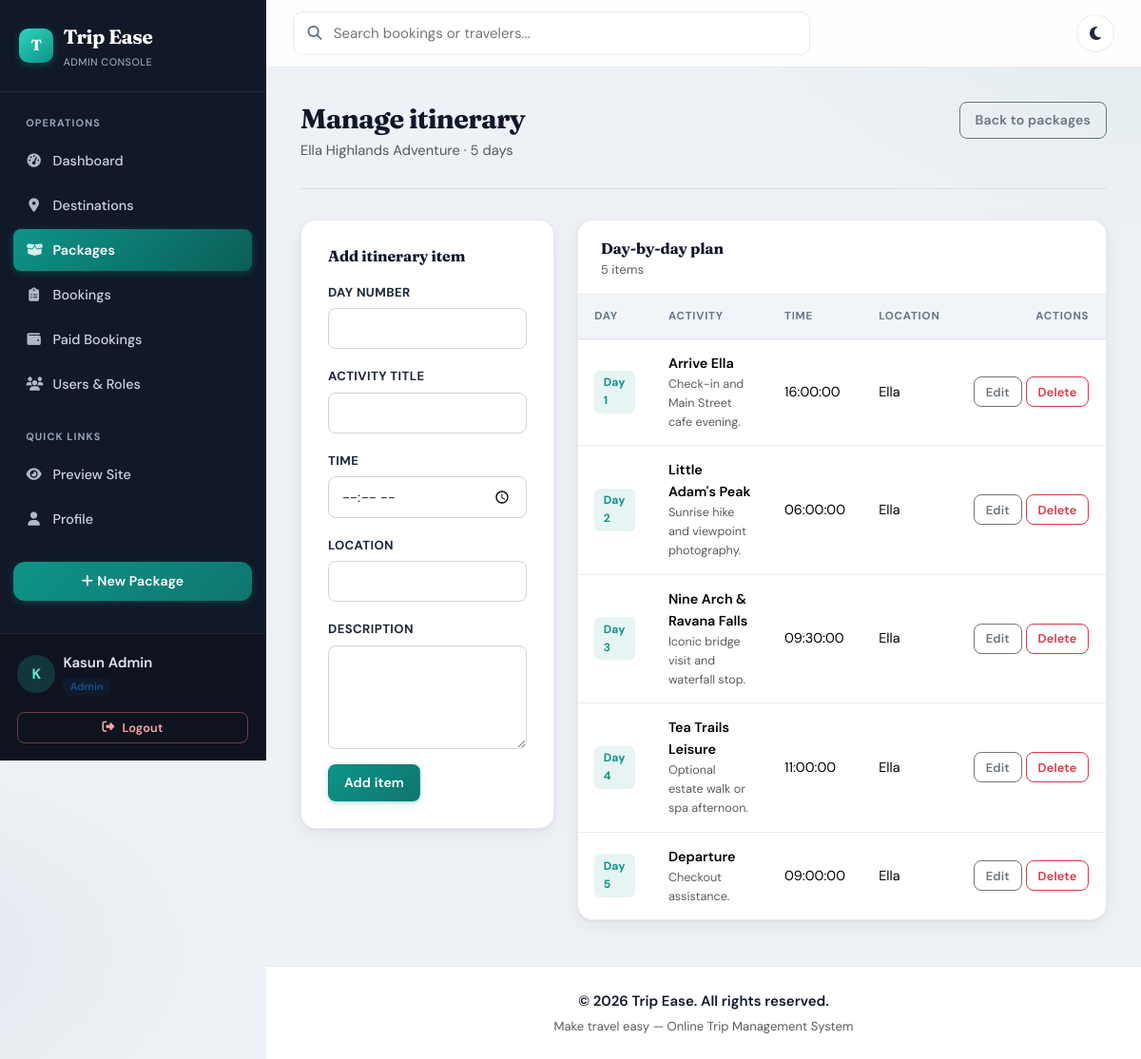
Page /admin/itineraries/manage.php?package_id=4 (signed in) on the committed database.
### tables this page shows
CREATE TABLE IF NOT EXISTS packages (
    package_id INT AUTO_INCREMENT PRIMARY KEY,
    title VARCHAR(180) NOT NULL,
    description TEXT NOT NULL,
    price DECIMAL(10,2) NOT NULL DEFAULT 0.00,
    duration_days INT NOT NULL,
    max_participants INT NOT NULL DEFAULT 1,
    available_slots INT NOT NULL DEFAULT 1,
    image VARCHAR(255) NULL,
    inclusions TEXT NULL,
    exclusions TEXT NULL,
    start_date DATE NULL,
    end_date DATE NULL,
    created_by INT NOT NULL,
    status ENUM('active', 'inactive') NOT NULL DEFAULT 'active',
    created_at TIMESTAMP NOT NULL DEFAULT CURRENT_TIMESTAMP,
    updated_at TIMESTAMP NOT NULL DEFAULT CURRENT_TIMESTAMP ON UPDATE CURRENT_TIMESTAMP,
    CONSTRAINT fk_packages_created_by FOREIGN KEY (created_by) REFERENCES users(user_id) ON DELETE RESTRICT
);

CREATE TABLE IF NOT EXISTS itineraries (
    itinerary_id INT AUTO_INCREMENT PRIMARY KEY,
    package_id INT NOT NULL,
    day_number INT NOT NULL,
    activity_title VARCHAR(180) NOT NULL,
    description TEXT NULL,
    activity_time TIME NULL,
    location VARCHAR(180) NULL,
    created_at TIMESTAMP NOT NULL DEFAULT CURRENT_TIMESTAMP,
    updated_at TIMESTAMP NOT NULL DEFAULT CURRENT_TIMESTAMP ON UPDATE CURRENT_TIMESTAMP,
    CONSTRAINT fk_itineraries_package FOREIGN KEY (package_id) REFERENCES packages(package_id) ON DELETE CASCADE
);

### includes/app.php (called while the page is built, shortened)
<?php
function appUrl(string $path = ""): string
{
    $base = rtrim(APP_BASE_PATH, "/");
    return $base . "/" . ltrim($path, "/");
}

### admin/itineraries/manage.php (the view, shortened to what this page needs)
<?php
require_once __DIR__ . "/../../includes/header.php";
$packageId = (int)($_GET["package_id"] ?? $_POST["package_id"] ?? 0);
$backPath = ADMIN_PACKAGES_PATH;
$packageStmt = $pdo->prepare("SELECT package_id, title, duration_days FROM packages WHERE package_id = :id");
$packageStmt->execute(["id" => $packageId]);
$package = $packageStmt->fetch();
$editItem = null;
$itinerariesStmt = $pdo->prepare(
    "SELECT itinerary_id, day_number, activity_title, description, activity_time, location
     FROM itineraries
     WHERE package_id = :package_id
     ORDER BY day_number ASC, activity_time ASC, itinerary_id ASC"
);
$itinerariesStmt->execute(["package_id" => $packageId]);
$itineraries = $itinerariesStmt->fetchAll();
?>
<div class="page-header">
    <div>
        <h2>Manage itinerary</h2>
        <p class="text-muted mb-0"><?= htmlspecialchars($package["title"]) ?> · <?= (int)$package["duration_days"] ?> days</p>
    </div>
    <a class="btn btn-outline-secondary" href="<?= htmlspecialchars(appUrl($backPath)) ?>">Back to packages</a>
</div>
<div class="row g-4">
    <div class="col-lg-4">
        <div class="card card-modern">
            <div class="card-body p-4">
                <h5 class="mb-3"><?= $editItem ? "Edit itinerary item" : "Add itinerary item" ?></h5>
                <form method="post">
                    <div class="mb-3">
                        <label class="form-label" for="day-number">Day number</label>
                        <input class="form-control" id="day-number" type="number" name="day_number" min="1" value="<?= htmlspecialchars((string)($editItem["day_number"] ?? "")) ?>" required>
                    </div>
                    <div class="mb-3">
                        <label class="form-label" for="activity-title">Activity title</label>
                        <input class="form-control" id="activity-title" name="activity_title" value="<?= htmlspecialchars((string)($editItem["activity_title"] ?? "")) ?>" required>
                    </div>
                    <div class="mb-3">
                        <label class="form-label" for="activity-time">Time</label>
                        <input class="form-control" id="activity-time" type="time" name="activity_time" value="<?= htmlspecialchars((string)($editItem["activity_time"] ?? "")) ?>">
                    </div>
                    <div class="mb-3">
                        <label class="form-label" for="location">Location</label>
                        <input class="form-control" id="location" name="location" value="<?= htmlspecialchars((string)($editItem["location"] ?? "")) ?>">
                    </div>
                    <div class="mb-3">
                        <label class="form-label" for="description">Description</label>
                        <textarea class="form-control" id="description" name="description" rows="4"><?= htmlspecialchars((string)($editItem["description"] ?? "")) ?></textarea>
                    </div>
                    <button class="btn btn-primary" type="submit"><?= $editItem ? "Update item" : "Add item" ?></button>
                </form>
            </div>
        </div>
    </div>
    <div class="col-lg-8">
        <div class="card card-modern card-panel">
            <div class="card-body p-0">
                <div class="panel-toolbar">
                    <div>
                        <h5 class="mb-0">Day-by-day plan</h5>
                        <p class="text-muted small mb-0"><?= count($itineraries) ?> item<?= count($itineraries) === 1 ? "" : "s" ?></p>
                    </div>
                </div>
                <div class="table-responsive">
                    <table class="table table-app align-middle mb-0">
                        <thead>
                            <tr>
                                <th>Day</th>
                                <th>Activity</th>
                                <th>Time</th>
                                <th>Location</th>
                                <th class="text-end">Actions</th>
                            </tr>
                        </thead>
                        <tbody>
                        <?php foreach ($itineraries as $item): ?>
                            <tr>
                                <td><span class="chip">Day <?= (int)$item["day_number"] ?></span></td>
                                <td>
                                    <div class="fw-semibold"><?= htmlspecialchars($item["activity_title"]) ?></div>
                                    <div class="small text-muted"><?= htmlspecialchars((string)($item["description"] ?? "")) ?></div>
                                </td>
                                <td class="text-nowrap"><?= htmlspecialchars((string)($item["activity_time"] ?? "—")) ?></td>
                                <td><?= htmlspecialchars((string)($item["location"] ?? "—")) ?></td>
                                <td class="text-end text-nowrap">
                                    <a class="btn btn-sm btn-outline-secondary" href="<?= htmlspecialchars(appUrl('/admin/itineraries/manage.php?package_id=' . (int)$package["package_id"] . '&edit_id=' . (int)$item["itinerary_id"])) ?>">Edit</a>
                                    <form method="post" class="d-inline">
                                        <button class="btn btn-sm btn-outline-danger" type="submit">Delete</button>
                                    </form>
                                </td>
                            </tr>
                        <?php endforeach; ?>
                        </tbody>
                    </table>
                </div>
            </div>
        </div>
    </div>
</div>
<?php require_once __DIR__ . "/../../includes/footer.php"; ?>

### rows in the picture
packages: title "Ella Highlands Adventure", duration_days "5"
itineraries: day_number "1", activity_title "Arrive Ella", description "Check-in and Main Street cafe evening.", activity_time "16:00:00", location "Ella"
itineraries: day_number "2", activity_title "Little Adam's Peak", description "Sunrise hike and viewpoint photography.", activity_time "06:00:00", location "Ella"
itineraries: day_number "3", activity_title "Nine Arch & Ravana Falls", description "Iconic bridge visit and waterfall stop.", activity_time "09:30:00", location "Ella"
itineraries: day_number "4", activity_title "Tea Trails Leisure", description "Optional estate walk or spa afternoon.", activity_time "11:00:00", location "Ella"
itineraries: day_number "5", activity_title "Departure", description "Checkout assistance.", activity_time "09:00:00", location "Ella"

### other values in the picture
substr($_SESSION["user_name"] ?? "U", 0, 1) "K"
$_SESSION["user_name"] "Kasun Admin"
currentUserRole() "Admin"
count($itineraries) "5"
